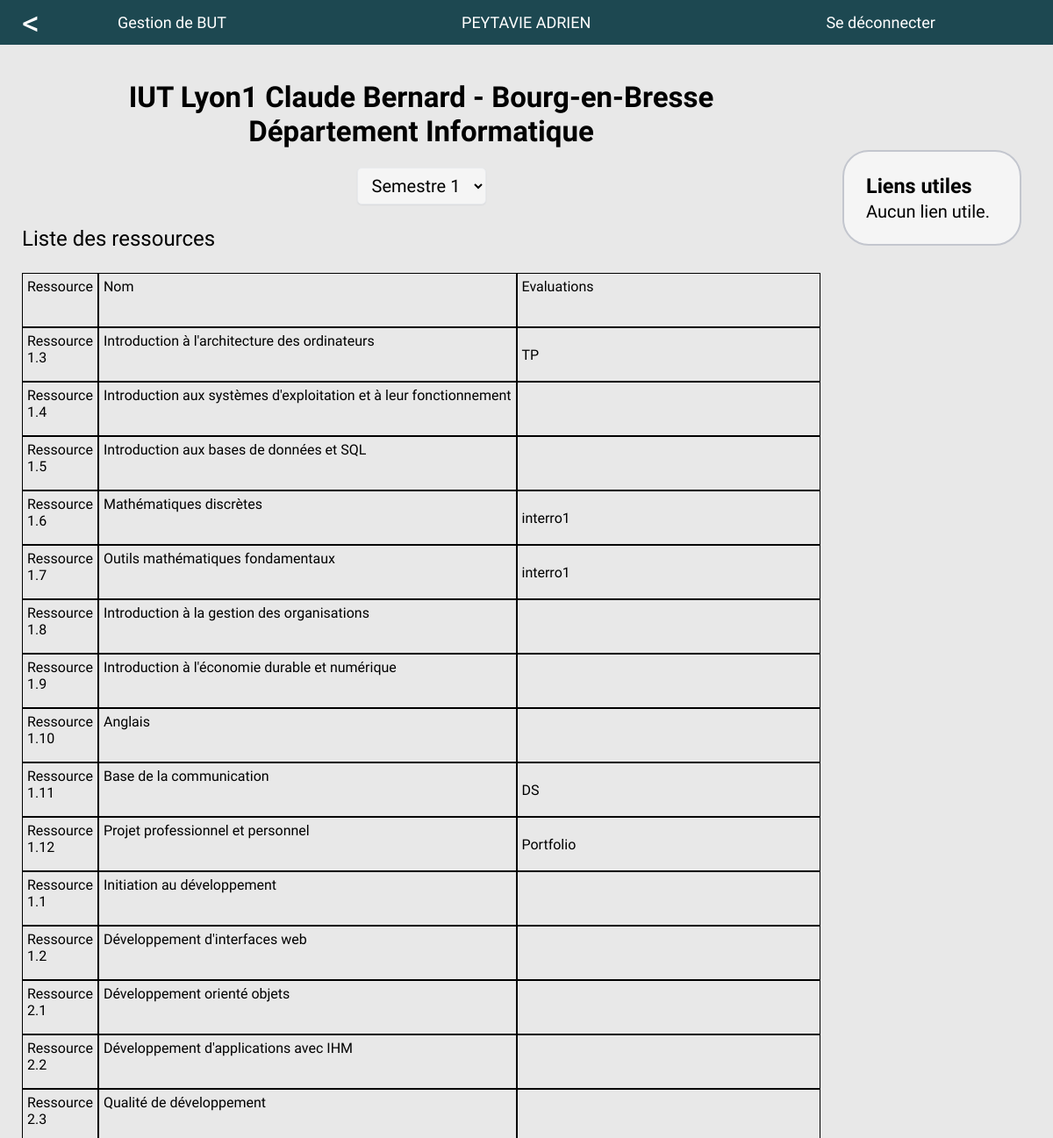
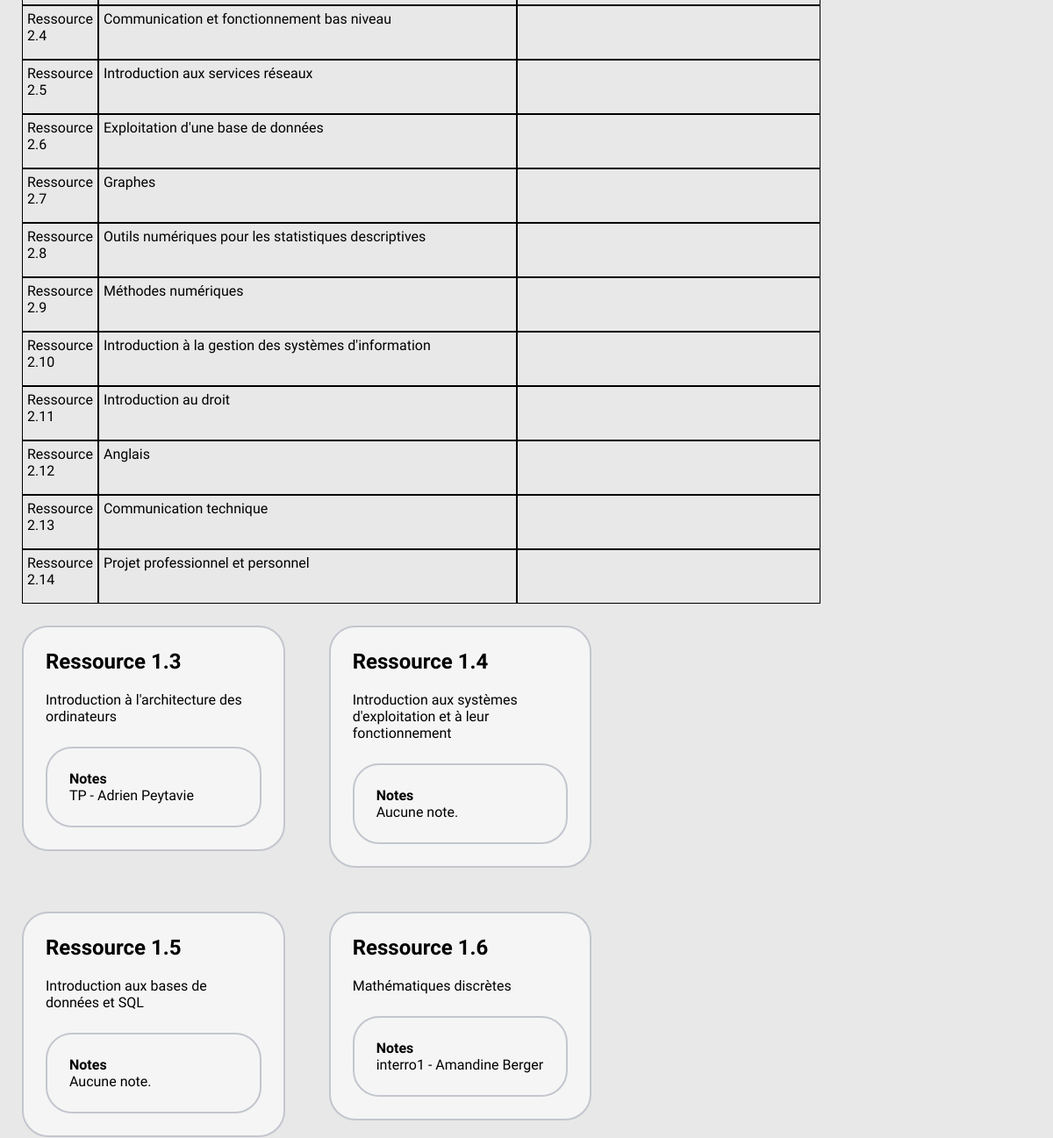
Page /professor/44/ (signed in, upper part) on the earlier database version (2 pictures, top to bottom).
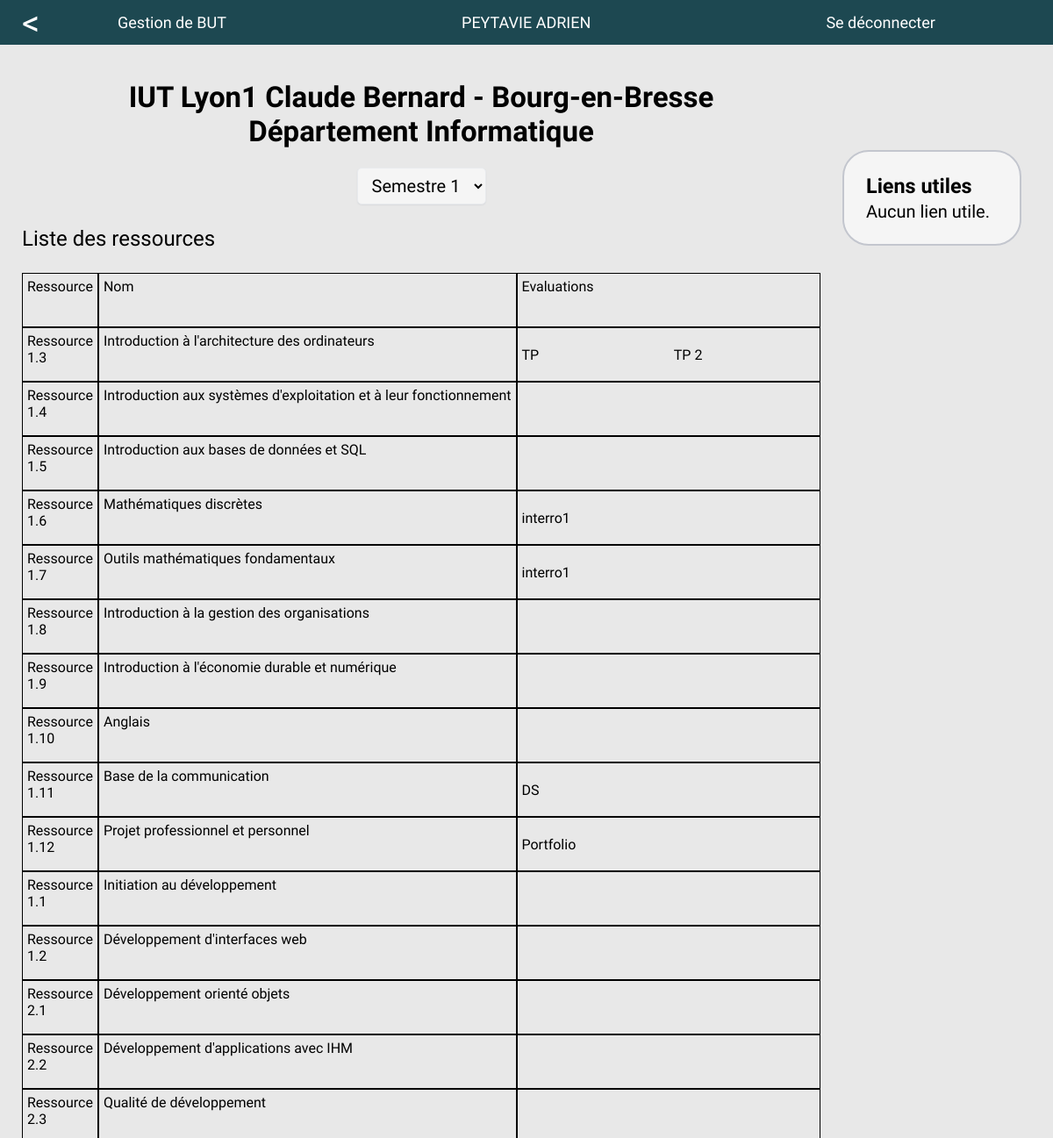
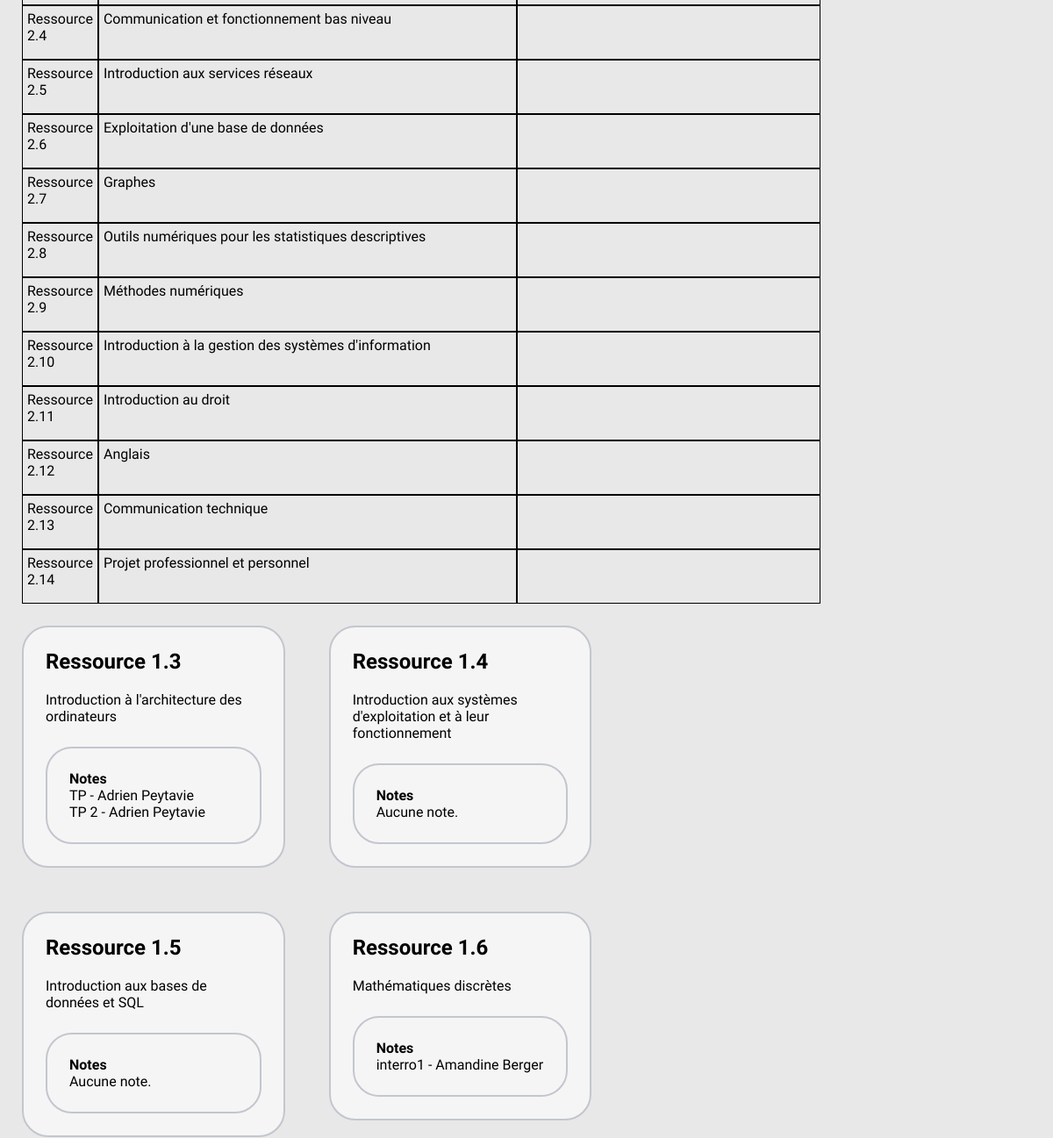
Same page on the later database version (2 pictures, top to bottom).
### main/models.py (models this page shows, shortened)
class Department(models.Model):
    name = models.CharField(max_length=80)
    establishment = models.ForeignKey(Establishment, on_delete=models.CASCADE, default=None, blank=False, null=True)
    min_competence_grade = models.IntegerField(default=None, blank=False, null=True)
    min_competence_required = models.IntegerField(default=None, blank=False, null=True)
    def __str__(self):
        return "Département " + self.name
    def getSemesters(self):
        return Semester.objects.filter(department=self).order_by("number")
    def getUsefulLinks(self):
        return UsefulLink.objects.filter(department=self).order_by("name")

class Establishment(models.Model):
    name = models.CharField(max_length=80)
    def __str__(self):
        return self.name

class Resource(models.Model):
    number = models.IntegerField(default=None, blank=False, null=True)
    name = models.CharField(max_length=50)
    semester = models.ForeignKey(Semester, on_delete=models.CASCADE, default=None, blank=False, null=True)
    ues = models.ManyToManyField(UE, related_name="resources")
    def __str__(self):
        return f"Ressource {self.semester.number}.{self.number}"
    def getEvaluations(self):
        return Evaluation.objects.filter(resource=self)

class Semester(models.Model):
    number = models.IntegerField(default=None, blank=False, null=True)
    department = models.ForeignKey(Department, on_delete=models.CASCADE, default=None, blank=False, null=True)
    def getProfessorResources(self, professor):
        resources = Resource.objects.filter(semester=self).order_by("number")
        return list(set(resources & professor.resources.all()))

class Evaluation(models.Model):
    name = models.CharField(max_length=50)
    professor = models.ForeignKey(Professor, on_delete=models.CASCADE, default=None, blank=False, null=True)
    resource = models.ForeignKey(Resource, on_delete=models.CASCADE, default=None, blank=False, null=True)
    group = models.ForeignKey(Group, on_delete=models.DO_NOTHING, default=None, blank=False, null=True)
    date = models.DateTimeField(default=now)
    def __str__(self):
        return self.name

class Professor(models.Model):
    id = models.OneToOneField(User, on_delete=models.CASCADE, primary_key=True)
    resources = models.ManyToManyField(Resource, blank=True, related_name="professors")
    def __str__(self):
        return f"{self.id.first_name} {self.id.last_name}"

### professor/views.py (the view)
# urls.py: path('<department_id>/', department, name="department"),
@login_required
def department(request, department_id):
    user = request.user
    professor = isProfessor(user)
    if professor == None:
        return redirect("login")
    department = Department.objects.filter(id=department_id).first()
    if department == None:
        return redirect("professor:index")
    professor_view = {}
    for semester in department.getSemesters():
        professor_view[semester] = {}
        for resource in semester.getProfessorResources(professor):
            professor_view[semester][resource] = resource.getEvaluations()
    return render(
        request,
        "p_department.html",
        context = {
            "professor_view": professor_view,
            "department": department,
            "usefulLinks": department.getUsefulLinks(),
        }
    )

### main/views.py (called while the page is built)
def isProfessor(user: User) -> None | Professor:
    try:
        return Professor.objects.get(id=user if isinstance(user, int) else user.id)
    except Professor.DoesNotExist:
        return None

### professor/templates/p_department.html (shortened to what this page needs)
{% extends 'head.html' %}
{% load static %}
{% block content %}
<div class="wrapper left-side">
    <div class="history">
        <a href="{% url 'professor:index'  %}"> < </a>
    </div>
    <h1>{{ department.establishment }}<br>{{ department }}</h1>
    <select id="semesterSelection" name="semestre">
        {% for semester in professor_view.keys %}
        <option value="{{ semester.id }}">Semestre {{ semester.number }}</option>
        {% endfor %}
    </select>
    <div class="content">
        <h2>Liste des ressources</h2>
        <div class="semester-grid">
            <div>Ressource</div>
            <div>Nom</div>
            <div>Evaluations</div>
            {% for semester, resources in professor_view.items %}
            {% for resource, evaluations in resources.items %}
            <div>{{ resource }}</div>
            <div style="white-space: nowrap;">{{ resource.name }}</div>
            <div class="notes carousel">
                {% for evaluation in evaluations %}
                <div>{{ evaluation }}</div>
                {% endfor %}
            </div>
            {% endfor %}
            {% endfor %}
        </div>
        {% for semester, resources in professor_view.items %}
        <div class="semester {{ semester.id }}">
            {% for resource, evaluations in resources.items %}
            <div class="resource styled-card hoverable">
                <form action="{% url 'professor:resource' department_id=department.id resource_id=resource.id %}" class="auto" method="post">
                    <h2><strong>{{ resource }}</strong></h2>
                    <p>{{ resource.name }}</p>
                    <div class="styled-card evaluations">
                        <div class="title">Notes</div>
                        {% if not evaluations %}
                        Aucune note.
                        {% else %}
                        {% for evaluation in evaluations %}
                        <div>{{ evaluation }} - {{ evaluation.professor }}</div>
                        {% endfor %}
                        {% endif %}
                    </div>
                </form>
            </div>
            {% endfor %}
        </div>
        {% endfor %}
    </div>
</div>
<aside>
    <div class="aside-container styled-card">
        <div class="links">
            <h3>Liens utiles</h3>
            {% if not usefulLinks %}
            Aucun lien utile.
            {% endif %}
        </div>
    </div>
</aside>
{% endblock %}

### templates/head.html (shortened to what this page needs)
{% load static %}
<!DOCTYPE html>
<html lang="en">
<head>
    <link rel="stylesheet" href="{% static 'css/styles.css' %}" media="all" />
    {% if "/student/" in request.path %}
    <link rel="stylesheet" href="{% static 'css/student.css' %}" media="all" />
    <script src="{% static 'js/student.js' %}" defer></script>
    {% elif "/professor/" in request.path %}
    <link rel="stylesheet" href="{% static 'css/professor.css' %}" media="all" />
    {% elif "/administrator/" in request.path %}
    <link rel="stylesheet" href="{% static 'css/administrator.css' %}" media="all" />
    <script src="{% static 'js/administrator.js' %}" defer></script>
    {% endif %}
</head>
<body>
    <header>
        <nav>
            <form class="auto" action="{% url 'main:index' %}" method="post">
                <span class="effect-underline">Gestion de BUT</span>
            </form>
            {% if user.is_authenticated %}
            <form class="auto" action="{% url 'profile' %}" method="post">
                <span class="effect-underline">{{ user.last_name|upper }} {{ user.first_name|upper }}</span>
            </form>
            <form class="auto" action="{% url 'logout' %}" method="post">
                <span class="effect-underline">Se déconnecter</span>
            </form>
            {% else %}
            <form class="auto" action="{% url 'login' %}" method="post">
                {% csrf_token %}
                <span class="effect-underline">Se connecter</span>
            </form>
            {% endif %}
        </nav>
    </header>
    <main>
        {% block content %}
        {% endblock %}
    </main>
</body>
</html>

### assets/css/styles.css (style rules this page uses)
:root { --primary-color: #e8e8e8; --element-color: #1D4851; }
html, body { height: 100%; padding: 0; margin: 0; }
body { display: flex; flex-direction: column; font-family: Sora; overflow-y: overlay; box-sizing: border-box; }
main { display: flex; flex-direction: row; padding: 40px 0; user-select: none; background: var(--primary-color); min-height: calc(100% - 52px - 40px * 2); height: auto; overflow: auto; }
h1 { text-align: center; font-size: 33px; margin-top: 0; font-weight: 600; }
h2 { position: relative; z-index: 99; margin-top: 0; font-weight: 400; }
strong { font-weight: 700; }
header { width: 100%; background: var(--element-color); color: #ffffff; font-size: 18px; }
nav { display: flex; flex-direction: row; justify-content: space-around; }
nav > form { cursor: pointer; padding: 15px 17px; }
.effect-underline { position: relative; }
.effect-underline:after { content: ''; position: absolute; left: 0; height: 1em; width: 100%; border-bottom: 1px solid; margin-top: 8px; opacity: 0; transition: opacity 0.35s, transform 0.35s; transform: scale(0, 1); }
.wrapper { display: flex; flex-direction: column; align-items: center; width: 100%; }
.left-side { width: 80%; }
.wrapper select { position: relative; z-index: 2; padding: 7px 12px; border: 1px solid #E8EAED; background: #f5f5f5; border-radius: 5px; box-shadow: 0 1px 3px -2px #9098A9; cursor: pointer; font-size: 20px; font-family: inherit; }
.wrapper select > option { font: inherit; }
.carousel { display: flex; flex-direction: row; gap: 25px; overflow-x: auto; }
.styled-card { position: relative; z-index: 1; padding: 25px; border-radius: 30px; border: 2px solid #c3c6ce; background: #f5f5f5; }
.hoverable { transition: transform .5s, border-color .5s, box-shadow .5s ease; }
.history { position: absolute; display: flex; align-items: center; top: 0; left: 25px; height: 52px; cursor: pointer; }
.history > a { color: #ffffff; text-decoration: none; font-size: 40px; font-weight: 100; }
.title { display: flex; flex-direction: row; align-items: center; justify-content: space-between; width: 100%; font-weight: bold; }
.content { width: 100%; }
.content form { margin: -25px; padding: 25px; }
.content > h2 { margin-top: 25px; margin-left: 25px; }
aside { position: relative; width: 20%; font-size: 20px; }
aside h3 { margin-bottom: 2%; margin-top: 0; }
.aside-container { position: sticky; margin-right: 15%; margin-bottom: 80px; top: 80px; border-radius: 30px; }
.notes, .links { display: flex; flex-wrap: wrap; justify-content: center; flex-direction: column; }

### assets/css/professor.css (style rules this page uses)
.content > .establishment , .content > .semester { display: flex; flex-direction: row; flex-wrap: wrap; gap: 50px; margin: 25px; }
.establishment > .department, .semesters > .semester, .semester > .resource, .resource > .evaluations, .semester > .evaluation { width: 27%; height: max-content; }
.resource > form > .evaluations { width: unset; margin-top: 25px; }
.semester-grid { display: grid; grid-template-columns: 1fr 3fr 5fr; margin: 25px; }
.semester-grid > * { border: black solid 1px; padding: 5px; height: 50px; }
.semester-grid > .notes { overflow-x: scroll; }

Differences in the rows shown:
added Evaluation: name "TP 2", professor "Adrien Peytavie", shown under Resource "Ressource 1.3"
